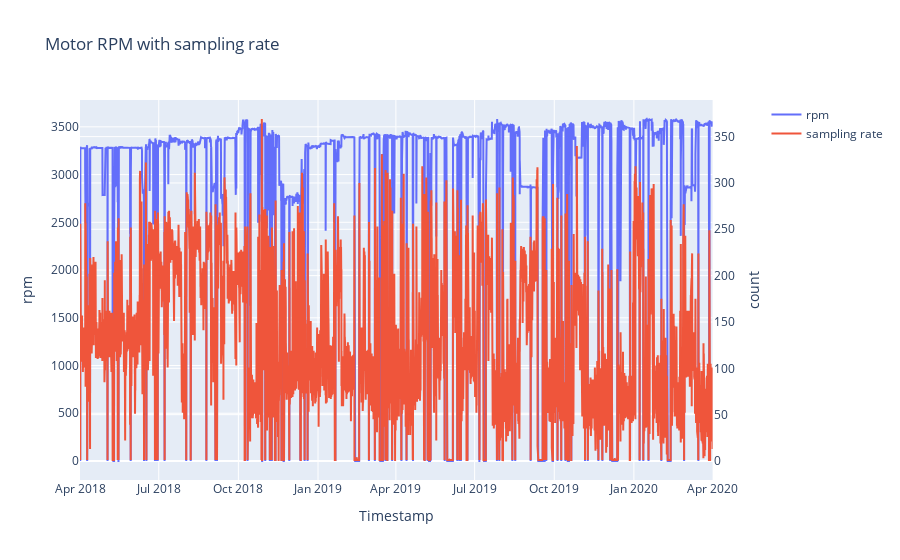

Write notebook code for a chart like this one.
### Code cell
# plotting rpm with rpm sampling rate
# April 2018 - jan 2020
import plotly.graph_objects as go
from plotly.subplots import make_subplots

# Create figure with secondary y-axis
fig = make_subplots(specs=[[{"secondary_y": True}]])

fig.add_trace(
    go.Scatter(x=rpm.index, y=rpm['rpm'], name="rpm"),
    secondary_y=False,
)

fig.add_trace(
    go.Scatter(x=sample_rate.index, y=sample_rate['rpm'], name="sampling rate"),
    secondary_y=True,
)

# Add figure title
fig.update_layout(
    title_text="Motor RPM with sampling rate"
)

# Set x-axis title
fig.update_xaxes(title_text="Timestamp")

# Set y-axes titles
fig.update_yaxes(title_text="rpm", secondary_y=False)
fig.update_yaxes(title_text="count", secondary_y=True)

fig.show()

### Figure 1 — Plotly figure (JSON) as saved in the notebook; plotly's stock layout.template omitted (floating-point values rounded to 4 significant figures; data arrays with more than 128 entries replaced by an {"elided": "..."} marker saying what was removed)
{"data": [{"name": "rpm", "type": "scatter", "x": {"elided": "17544 str values"}, "xaxis": "x", "y": {"elided": "17544 float values"}, "yaxis": "y"}, {"name": "sampling rate", "type": "scatter", "x": {"elided": "17544 str values"}, "xaxis": "x", "y": {"elided": "17544 int values"}, "yaxis": "y2"}], "layout": {"title": {"text": "Motor RPM with sampling rate"}, "xaxis": {"anchor": "y", "domain": [0, 0.94], "title": {"text": "Timestamp"}}, "yaxis": {"anchor": "x", "domain": [0, 1], "title": {"text": "rpm"}}, "yaxis2": {"anchor": "x", "overlaying": "y", "side": "right", "title": {"text": "count"}}}}
